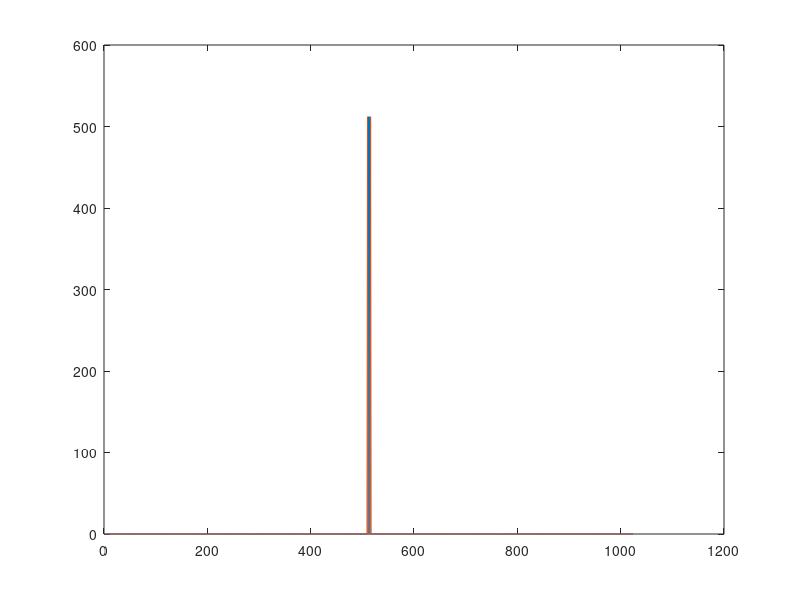

This figure's MATLAB source:
%% See the two shape function if have similar distribution of frequency
%If so, the weird results can be explained, otherwise
N = 2^10;
phi = (0:N-1)/N * 2*pi;
% y1 = 1./(1.1 + cos(phi + cos(2*phi)));
% y2 = 1./(2 + sin(3*phi));
y1 = cos(phi);
y2 = sin(3*phi);
f1 = fftshift(fft(y1));
f2 = fftshift(fft(y2));
figure(250)
plot(abs(f1))
hold on
plot(abs(f2))